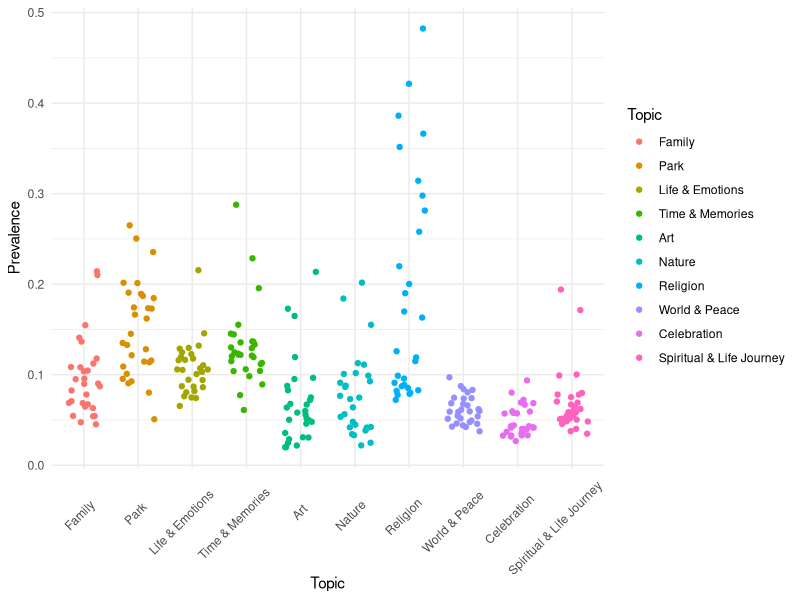
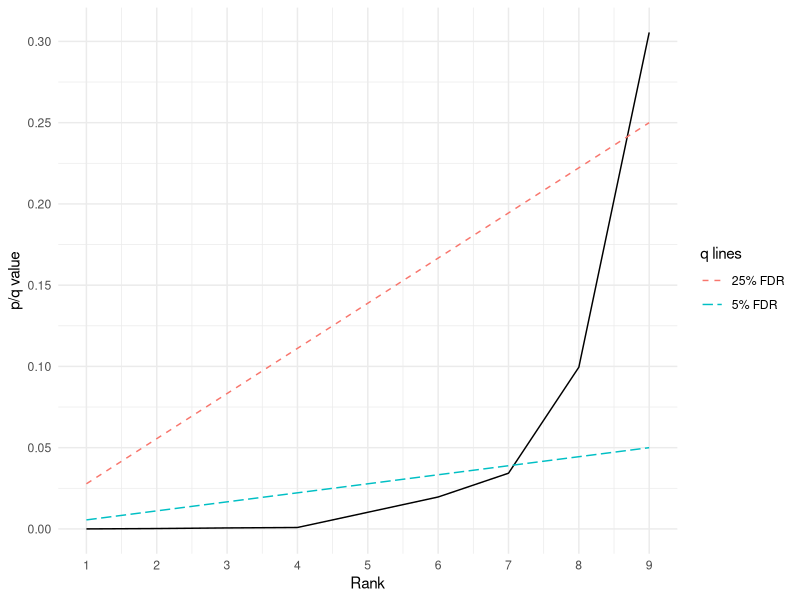
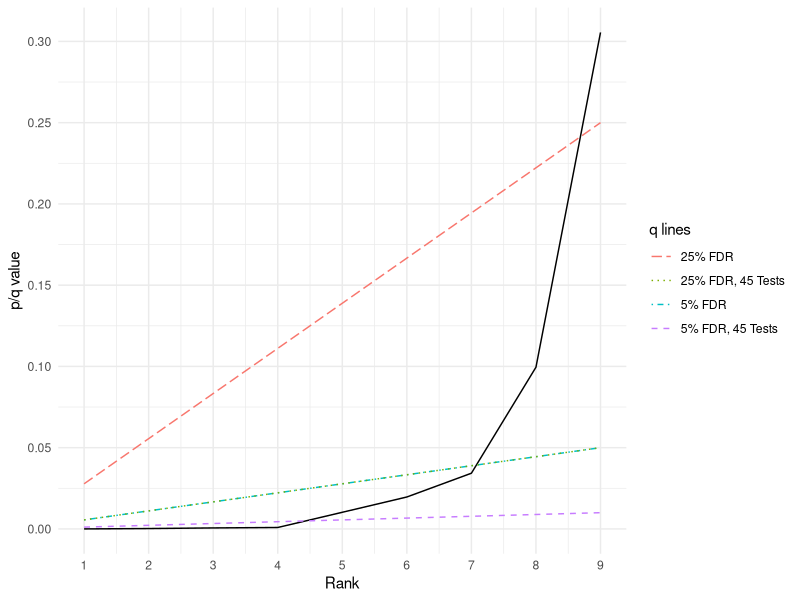

The R script that drew these images, in order:
## ---- chunk 1
knitr::opts_chunk$set(echo = TRUE)
knitr::opts_knit$set(root.dir = "~/Box Sync/Documents/Classes/TA/ExpDesign/Tutorials/")
## ---- chunk 2
library(tidyverse)
theme_set(theme_minimal())
set.seed(42)
## ---- chunk 3
parkdata <- read_csv("Study1_ParkEntryAvgs.csv")
head(parkdata)
## ---- chunk 4
parkdata_long <- parkdata %>% pivot_longer(cols= -Locations, names_to="Topic", values_to = "Prevalence")

#I want my plot to be in the order of my dataframe, instead of alphabetical
parkdata_long$Topic <- factor(parkdata_long$Topic, levels=unique(parkdata_long$Topic))

ggplot(data=parkdata_long) + 
  aes(x=Topic, y = Prevalence, color=Topic) + 
  geom_jitter(width = .3) +
  theme(axis.text.x = element_text(angle=45, vjust=.65, hjust = .7))
## ---- chunk 5
#Aside: if we wanted to check all topics against all other topics, the total number of tests can be found using the choose() function

t.test(parkdata$Family, parkdata$Park, paired = T)
t.test(parkdata$Family, parkdata$`Life & Emotions`, paired = T)
t.test(parkdata$Family, parkdata$`Time & Memories`, paired = T)
t.test(parkdata$Family, parkdata$Art, paired = T)
t.test(parkdata$Family, parkdata$Nature, paired = T)
t.test(parkdata$Family, parkdata$Religion, paired = T)
t.test(parkdata$Family, parkdata$`World & Peace`, paired = T)
t.test(parkdata$Family, parkdata$Celebration, paired = T)
t.test(parkdata$Family, parkdata$`Spiritual & Life Journey`, paired = T)
## ---- chunk 6
#Turning off scientific notation
options(scipen=999)

# Saving only the p-values from the t-tests and making them into one vector
nocorrection_p <- as.vector(c(t.test(parkdata$Family, parkdata$Park, paired = T)$p.value,
t.test(parkdata$Family, parkdata$`Life & Emotions`, paired = T)$p.value,
t.test(parkdata$Family, parkdata$`Time & Memories`, paired = T)$p.value,
t.test(parkdata$Family, parkdata$Art, paired = T)$p.value,
t.test(parkdata$Family, parkdata$Nature, paired = T)$p.value,
t.test(parkdata$Family, parkdata$Religion, paired = T)$p.value,
t.test(parkdata$Family, parkdata$`World & Peace`, paired = T)$p.value,
t.test(parkdata$Family, parkdata$Celebration, paired = T)$p.value,
t.test(parkdata$Family, parkdata$`Spiritual & Life Journey`, paired = T)$p.value))

# Saving the topic names in order that the p-value represents. Since I ran the tests in order of columns in the data frame, we can use the column names, removing Locations and Family 
names <- colnames(parkdata)[-(1:2)]

tests_df <- tibble(names, nocorrection_p)
tests_df

# Which are signifiant with no multiple comparison correction at an alpha of .05?
alpha <- .05
tests_df <- tests_df %>% arrange(nocorrection_p) %>% mutate(SigOrigP = nocorrection_p < alpha)
tests_df
## ---- chunk 7
numtests <- nrow(tests_df)
tests_df <- tests_df %>% mutate(SigBonferroniP = nocorrection_p < alpha/numtests)
tests_df
## ---- chunk 8
#Since we already ordered the rows by p-value, this is the rank of p-values.
tests_df <- tests_df %>% mutate(i = row_number())

#I want to check Q=.05 and Q=.25, but usually you'd just pick one before you ran your study, so you could set Q as a variable
tests_df <- tests_df %>% 
  mutate(BH_q05 = (i/numtests)*.05, q05_sig = nocorrection_p < BH_q05,
         BH_q25 = (i/numtests)*.25, q25_sig = nocorrection_p < BH_q25)
tests_df[,-4]
## ---- chunk 9
ggplot(data=tests_df) + aes(x=i, y=nocorrection_p) +
  geom_line() +
  geom_line(aes(x=i, y=BH_q05, color="5% FDR"), linetype="longdash") + 
  geom_line(aes(x=i, y=BH_q25, color="25% FDR"), linetype="dashed") +
  scale_x_continuous(breaks=seq(1,9,1)) +
  scale_y_continuous(breaks=seq(0,.35,.05)) +
  labs(x="Rank",y="p/q value", color='q lines')
## ---- chunk 10
tests_df <- tests_df %>% 
  mutate(BH_q05_moretest = (i/45)*.05, q05_moretest_sig = nocorrection_p < BH_q05_moretest,
         BH_q25_moretest = (i/45)*.25, q25_moretest_sig = nocorrection_p < BH_q25_moretest)

ggplot(data=tests_df) + aes(x=i, y=nocorrection_p) +
  geom_line() +
  geom_line(aes(x=i, y=BH_q05, color="5% FDR"), linetype="dotdash") + 
  geom_line(aes(x=i, y=BH_q25, color="25% FDR"), linetype="longdash") +
  geom_line(aes(x=i, y=BH_q05_moretest, color="5% FDR, 45 Tests"), linetype="dashed")+
  geom_line(aes(x=i, y=BH_q25_moretest, color="25% FDR, 45 Tests"), linetype="dotted")+
  scale_x_continuous(breaks=seq(1,9,1)) +
  scale_y_continuous(breaks=seq(0,.35,.05)) +
  labs(x="Rank",y="p/q value", color='q lines')

## ---- chunk 11
#Bonferroni
tests_df$autoBonferroni <- p.adjust(tests_df$nocorrection_p, method="bonferroni")
tests_df <- tests_df %>% mutate(AutoBon_sig = autoBonferroni < alpha)
tests_df
tests_df[,-c(5:13)]

#Benjamini-Hochberg
fdr <- .05
tests_df$autoBH <- p.adjust(tests_df$nocorrection_p, method="BH")
tests_df <- tests_df %>% mutate(AutoBH_sig = autoBH < fdr)
tests_df[,-c(4,7:15)]

## ---- chunk 12
Bonferroni <- function(p, alpha=.05){
  tests <- length(p)
  bonf_alpha <- alpha/tests
  for (i in 1:length(p)){
    pass <- p[i] < bonf_alpha
    print(paste(as.character(round(p[i],5)), pass))
  }
}

Bonferroni(tests_df$nocorrection_p, .05)

BenjaminiHochberg <- function(p, q=.25){
  p_sorted <- sort(p)
  tests <- length(p)
  for (i in 1:length(p)){
    pass <- p[i] < (i/tests)*q
    print(paste(as.character(round(p[i],5)), pass))
  }
}

BenjaminiHochberg(tests_df$nocorrection_p, q=.05)
## ---- chunk 13
tests_df <- tests_df %>% mutate(HBsig = nocorrection_p < alpha/(numtests-i+1))
tests_df[,-c(5:17)]
